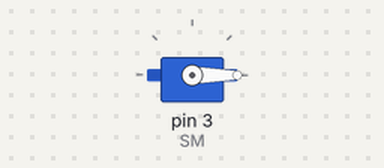
Bench run of a sketch on a simulated Arduino Uno, built with avr-gcc and run on an emulated ATmega328P. Shown: servo.

Above: at 0.05 s.
At 1.5 s:
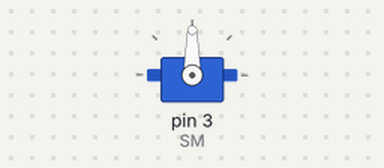
At 3.0 s:
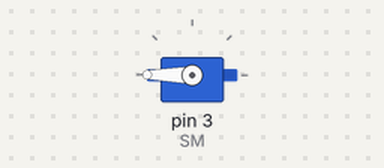
Timing chart, 0 to 6.9 s (numbered marks = the images above):
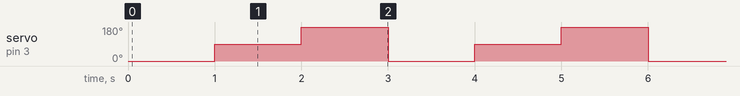

Measured:
- by itself, servo on pin 3 (SM): repeats every 3.0 s: 180° 1.0 s, 0° 1.0 s, 90° 1.0 s

The sketch:

servo-motor.ino
```cpp
#include <Servo.h>
Servo SM;
int min = 0;
int med = 90;
int max = 180;
void setup() {
  SM.attach(3);

}

void loop() {
  SM.write(min);
  delay(1000);
  SM.write(med);
  delay(1000);
  SM.write(max);
  delay(1000);
}
```
